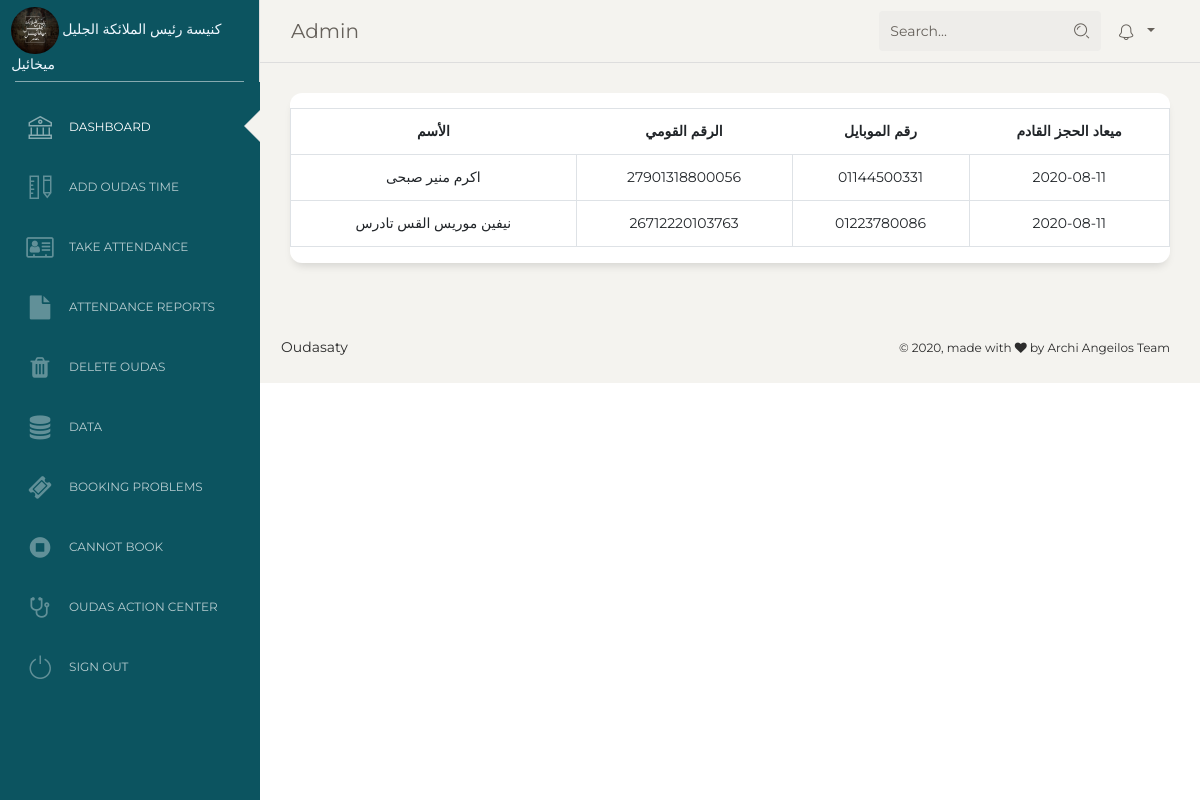
Screenshot of /Admin/Views/stopped_names.php (signed in) with the database file from the repository.
### tables this page shows
CREATE TABLE `users` (
  `user_id` int(11) NOT NULL,
  `username` varchar(200) DEFAULT NULL,
  `password` varchar(1000) NOT NULL DEFAULT '0',
  `mobile` varchar(11) NOT NULL DEFAULT '0',
  `address` varchar(500) NOT NULL DEFAULT '0',
  `dob` date DEFAULT NULL,
  `user_type` varchar(1) NOT NULL DEFAULT 'U',
  `user_date` date DEFAULT NULL,
  `next_available_date` date DEFAULT '1900-01-01',
  `nid` varchar(14) DEFAULT '0',
  `serial_no` int(11) NOT NULL DEFAULT 0,
  `verify` varchar(1) NOT NULL DEFAULT 'F',
  `gender` int(11) NOT NULL,
  `street_no` varchar(200) NOT NULL DEFAULT '0',
  `street_name` varchar(200) NOT NULL DEFAULT '0',
  `level_no` varchar(200) NOT NULL DEFAULT '0',
  `flat_no` varchar(200) NOT NULL DEFAULT '0',
  `secqu` varchar(2000) NOT NULL DEFAULT '0',
  `ansqu` varchar(2000) NOT NULL DEFAULT '0'
);

### Admin/Views/stopped_names.php (the view, shortened to what this page needs)
<?php
if(isset($_SESSION['username']) && !empty($_SESSION['username']) && $_SESSION['username'] == "Admin") {
    $db = new database();
    $connect = $db->connects;
    $today = date("Y-m-d");
    ?>
    <!DOCTYPE html>
    <html lang="en">
    <head>
        <link href="https://maxcdn.bootstrapcdn.com/font-awesome/latest/css/font-awesome.min.css" rel="stylesheet">
        <link href="../assets/css/bootstrap.min.css" rel="stylesheet" />
        <link href="../assets/css/paper-dashboard.css?v=2.0.1" rel="stylesheet" />
        <link href="../assets/demo/demo.css" rel="stylesheet" />
    </head>
    <body class="">
    <div class="wrapper ">
        <?php include "Sidebar.php"; ?>
        <div class="main-panel" >
            <?php include "Navbar.php"; ?>
            <div class="content">
                <form method="get" action="../../Controller/DeleteAccount.php">
                    <div class="row">
                        <div class="col-12">
                            <div class="card card-stats">
                                <div class="card-body ">
                                    <div class="row" style="overflow:auto;">
                                        <?php
                                        $sql = "SELECT username,nid,mobile,next_available_date from users where user_type ='U' and next_available_date > '$today '";
                                        $result = mysqli_query($connect,$sql);
                                        ?>
                                        <table class="table table-bordered"  id="tabledata"  style="text-align:center;">
                                            <thead>
                                            <tr>
                                                <th scope="col">الأسم</th>
                                                <th scope="col">الرقم القومي</th>
                                                <th scope="col">رقم الموبايل</th>
                                                <th scope="col"> ميعاد الحجز القادم</th>
                                            </tr>
                                            </thead>
                                            <?php
                                            if($result->num_rows>0)
                                            {
                                                while($row = $result->fetch_assoc())
                                                {
                                                    ?>
                                                    <tr>
                                                        <td><?php echo $row["username"]?></td>
                                                        <td><?php echo $row["nid"]?></td>
                                                        <td><?php echo $row["mobile"]?></td>
                                                        <td><?php echo $row["next_available_date"]?></td>
                                                    </tr>
                                                    <?php
                                                }
                                            }
                                            ?>
                                        </table>
                                    </div>
                                </div>
                            </div>
                        </div>
                    </div>
                </form>
            </div>
            <?php include 'footer.php';?>
        </div>
    </div>
    </body>
    </html>
    <?php
}
else
{
    header('Location: ../../index.php');
}
?>

### rows the page displays
users: username "اكرم منير صبحى", nid "27901318800056", mobile "01144500331", next_available_date "2020-08-11"
users: username "نيفين موريس القس تادرس", nid "26712220103763", mobile "01223780086", next_available_date "2020-08-11"

### other values shown
$_SESSION["username"] "Admin"
